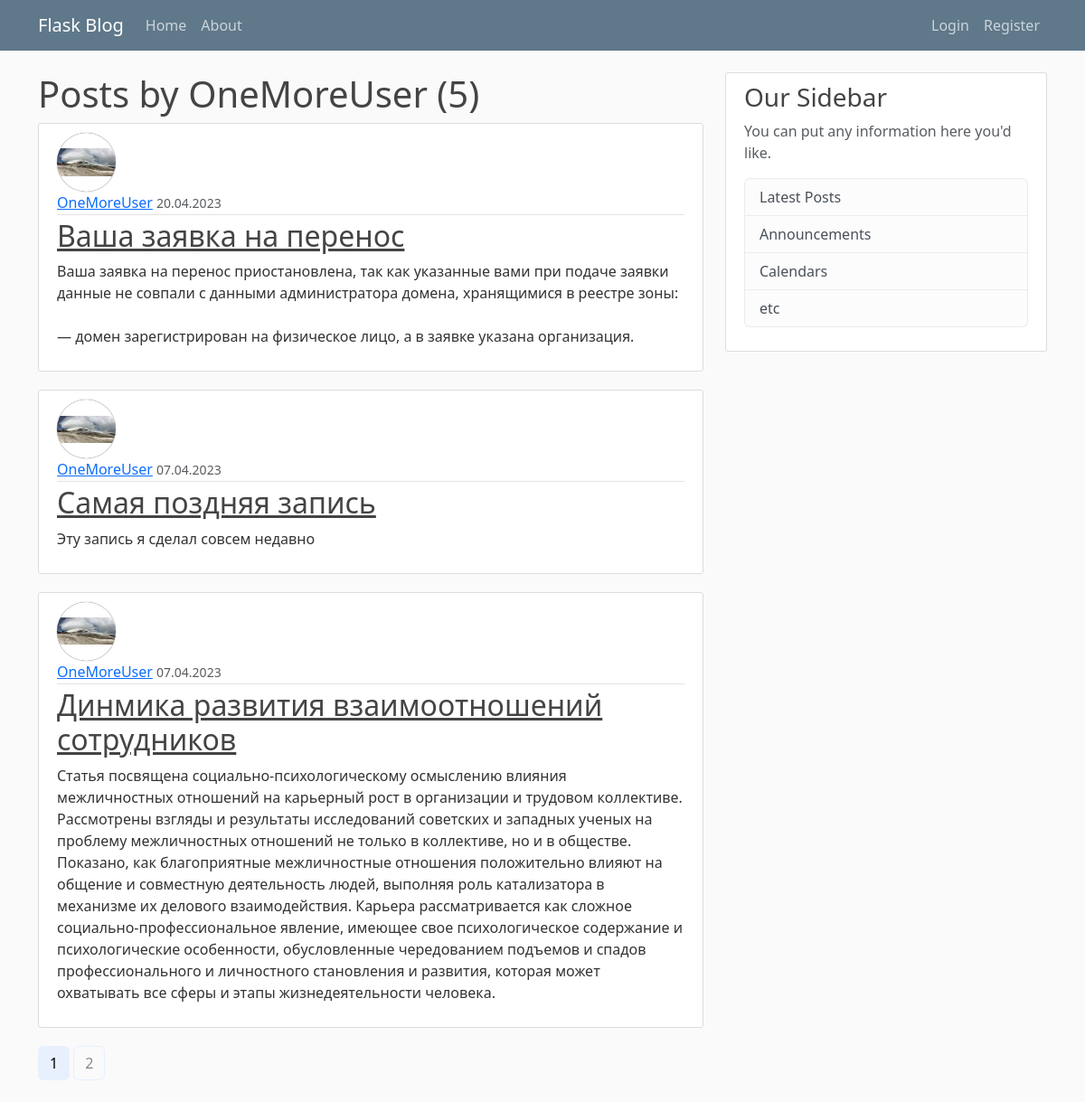
Page /user/OneMoreUser on the committed database.
### flaskblog/models.py (models this page shows, shortened)
class User(db.Model, UserMixin):
    id = db.Column(db.Integer, primary_key=True)
    username = db.Column(db.String(20), unique=True, nullable=False)
    email = db.Column(db.String(120), unique=True, nullable=False)
    image_file = db.Column(db.String(20), nullable=False, default='default.jpg')
    password = db.Column(db.String(60), nullable=False)
    posts = db.relationship('Post', backref='author', lazy=True)

class Post(db.Model):
    id = db.Column(db.Integer, primary_key=True)
    title = db.Column(db.String(100), nullable=False)
    date_posted = db.Column(db.DateTime, nullable=False, default=datetime.utcnow)
    content = db.Column(db.Text, nullable=False)
    user_id = db.Column(db.Integer, db.ForeignKey('user.id'), nullable=False)

### flaskblog/users/routes.py (the view)
@users.route("/user/<string:username>")
def user_posts(username):
    page = request.args.get('page', 1, type=int)
    user = User.query.filter_by(username=username).first_or_404()
    posts = Post.query.filter_by(author=user)\
        .order_by(Post.date_posted.desc())\
        .paginate(page=page, per_page=3)
    return render_template('user_posts.html', posts=posts, user=user)

### flaskblog/templates/user_posts.html
{% extends "layout.html" %}
{% block content %}
<h1>Posts by {{ user.username }} ({{ posts.total }})</h1>
    {% for post in posts.items %}
        <article class="media content-section home-articles">
          <img src="{{ url_for('static', filename='profile_pics/' + post.author.image_file) }}" alt="{{ post.author.username }}" class="rounded-circle article-img">
          <div class="media-body">
            <div class="article-metadata">
              <a class="mr-2" href="{{ url_for('users.user_posts', username=post.author.username) }}">{{ post.author.username }}</a>
              <small class="text-muted">{{ post.date_posted.strftime('%d.%m.%Y') }}</small>
            </div>
            <h2><a class="article-title" href="{{ url_for('posts.post', post_id=post.id) }}">{{ post.title }}</a></h2>
            <p class="article-content">{{ post.content }}</p>
          </div>
        </article>
    {% endfor %}
    {% for page_num in posts.iter_pages(left_edge=1, right_edge=1, left_current=1, right_current=2) %}
        {% if page_num %}
            {% if posts.page == page_num %}
                <a class="btn btn-info mb-4" href="{{ url_for('users.user_posts', username=user.username, page=page_num) }}">{{ page_num }}</a>
            {% else %}
                <a class="btn btn-outline-info mb-4" href="{{ url_for('users.user_posts', username=user.username, page=page_num) }}">{{ page_num }}</a>
            {% endif %}
        {% else %}
            ...
        {% endif %}
    {% endfor %}
{% endblock content %}

### flaskblog/static/main.css (style rules this page uses)
body { background: #fafafa; color: #333333; margin-top: 5rem; }
h1, h2, h3, h4, h5, h6 { color: #444444; }
.content-section { background: #ffffff; padding: 10px 20px; border: 1px solid #dddddd; border-radius: 3px; margin-bottom: 20px; }
.article-title { color: #444444; }
.article-content { white-space: pre-line; }
.article-img { height: 65px; width: 65px; margin-right: 16px; }
.article-metadata { padding-bottom: 1px; margin-bottom: 4px; border-bottom: 1px solid #e3e3e3 }
.btn-outline-info { --bs-btn-color: #898989; --bs-btn-border-color: #e8f0fe; --bs-btn-hover-color: #000; --bs-btn-hover-bg: #e8f0fe; --bs-btn-hover-border-color: #e8f0fe; --bs-btn-focus-shadow-rgb: 13,202,240; --bs-btn-active-color: #000; --bs-btn-active-bg: #e8f0fe; --bs-btn-active-border-color: #e8f0fe; --bs-btn-active-shadow: inset 0 3px 5px rgba(0, 0, 0, 0.125); --bs-btn-disabled-color: #e8f0fe; --bs-btn-disabled-bg: transparent; --bs-btn-disabled-border-color: #e8f0fe; --bs-gradient: none; }
.home-articles .article-img { object-fit: contain; }
.rounded-circle { box-shadow: 0px 0px 1px #343434; }
.btn-info { --bs-btn-color: #000; --bs-btn-bg: #e8f0fe; --bs-btn-border-color: #e8f0fe; --bs-btn-hover-color: #000; --bs-btn-hover-bg: #d3e3ff; --bs-btn-hover-border-color: #d3e3ff; --bs-btn-focus-shadow-rgb: 11,172,204; --bs-btn-active-color: #000; --bs-btn-active-bg: #d3e3ff; --bs-btn-active-border-color: #d3e3ff; --bs-btn-active-shadow: inset 0 3px 5px rgba(0, 0, 0, 0.125); --bs-btn-disabled-color: #000; --bs-btn-disabled-bg: #e8f0fe; --bs-btn-disabled-border-color: #e8f0fe; }

### rows in the picture
User: username "OneMoreUser"
Post: image_file (picture), author.username "OneMoreUser", date_posted "20.04.2023", title "Ваша заявка на перенос", content "Ваша заявка на перенос приостановлена, так как указанные вами при подаче заявки данные не совпали с данными администратора домена, хранящимися в реестре зоны: — домен зарегистрирован на физическое лицо, а в заявке указана организация."
Post: image_file (picture), author.username "OneMoreUser", date_posted "07.04.2023", title "Самая поздняя запись", content "Эту запись я сделал совсем недавно"
Post: image_file (picture), author.username "OneMoreUser", date_posted "07.04.2023", title "Динмика развития взаимоотношений сотрудников", content "Статья посвящена социально-психологическому осмыслению влияния межличностных отношений на карьерный рост в организации и трудовом коллективе. Рассмотрены взгляды и результаты исследований советских и западных ученых на проблему межличностных отношений не только в коллективе, но и в обществе. Показано, как благоприятные межличностные отношения положительно влияют на общение и совместную деятельность людей, выполняя роль катализатора в механизме их делового взаимодействия. Карьера рассматривается как сложное социально-профессиональное явление, имеющее свое психологическое содержание и психологические особенности, обусловленные чередованием подъемов и спадов профессионального и личностного…"

### other values in the picture
{{ posts.total }} "5"
{{ page_num }} "1"
{{ page_num }} "2"
